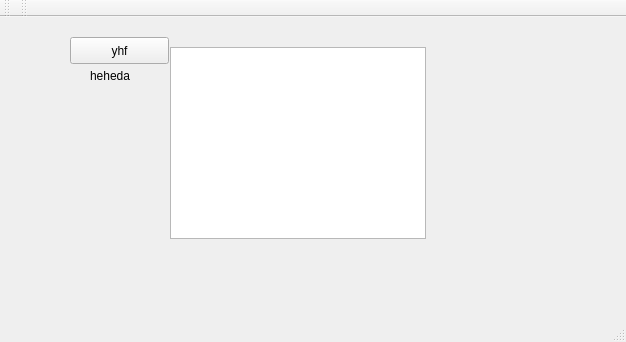
<?xml version="1.0" encoding="UTF-8"?>
<ui version="4.0">
 <class>MainWindow</class>
 <widget class="QMainWindow" name="MainWindow">
  <property name="geometry">
   <rect>
    <x>0</x>
    <y>0</y>
    <width>626</width>
    <height>342</height>
   </rect>
  </property>
  <property name="windowTitle">
   <string>MainWindow</string>
  </property>
  <widget class="QWidget" name="centralWidget">
   <widget class="QPushButton" name="pushButton">
    <property name="geometry">
     <rect>
      <x>70</x>
      <y>20</y>
      <width>99</width>
      <height>27</height>
     </rect>
    </property>
    <property name="text">
     <string>yhf</string>
    </property>
   </widget>
   <widget class="QColumnView" name="columnView333">
    <property name="geometry">
     <rect>
      <x>170</x>
      <y>30</y>
      <width>256</width>
      <height>192</height>
     </rect>
    </property>
   </widget>
   <widget class="QLabel" name="label">
    <property name="geometry">
     <rect>
      <x>90</x>
      <y>50</y>
      <width>67</width>
      <height>17</height>
     </rect>
    </property>
    <property name="text">
     <string>heheda</string>
    </property>
   </widget>
  </widget>
  <widget class="QMenuBar" name="menuBar">
   <property name="geometry">
    <rect>
     <x>0</x>
     <y>0</y>
     <width>626</width>
     <height>25</height>
    </rect>
   </property>
  </widget>
  <widget class="QToolBar" name="mainToolBar">
   <attribute name="toolBarArea">
    <enum>TopToolBarArea</enum>
   </attribute>
   <attribute name="toolBarBreak">
    <bool>false</bool>
   </attribute>
  </widget>
  <widget class="QStatusBar" name="statusBar"/>
  <widget class="QToolBar" name="toolBar">
   <property name="windowTitle">
    <string>toolBar</string>
   </property>
   <attribute name="toolBarArea">
    <enum>TopToolBarArea</enum>
   </attribute>
   <attribute name="toolBarBreak">
    <bool>false</bool>
   </attribute>
  </widget>
 </widget>
 <layoutdefault spacing="6" margin="11"/>
 <resources/>
 <connections/>
</ui>
